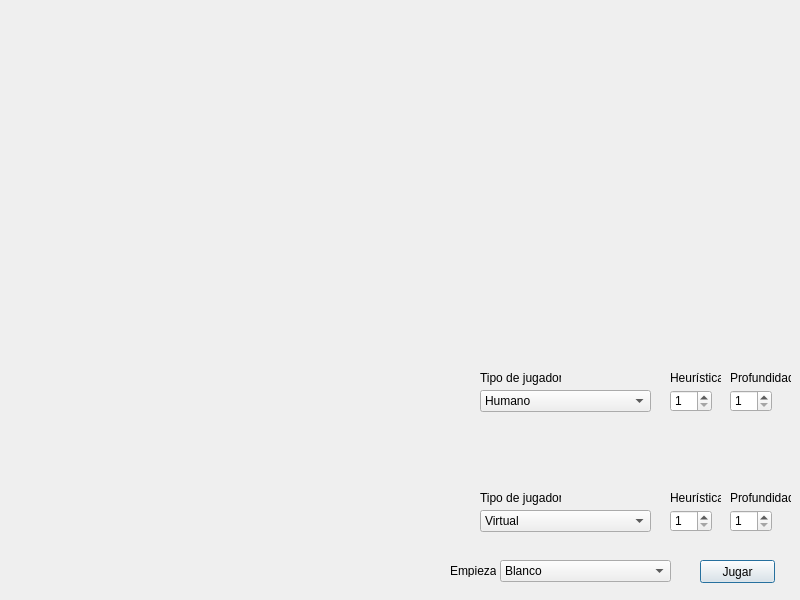
<?xml version="1.0" encoding="UTF-8"?>
<ui version="4.0">
 <class>MainMenu</class>
 <widget class="QMainWindow" name="MainMenu">
  <property name="geometry">
   <rect>
    <x>0</x>
    <y>0</y>
    <width>800</width>
    <height>600</height>
   </rect>
  </property>
  <property name="windowTitle">
   <string>MainMenu</string>
  </property>
  <property name="styleSheet">
   <string notr="true">background-image:url(&quot;:/main_menu_background.png&quot;);</string>
  </property>
  <widget class="QWidget" name="centralWidget">
   <widget class="QPushButton" name="play">
    <property name="geometry">
     <rect>
      <x>700</x>
      <y>560</y>
      <width>75</width>
      <height>23</height>
     </rect>
    </property>
    <property name="styleSheet">
     <string notr="true">background:auto;</string>
    </property>
    <property name="text">
     <string>Jugar</string>
    </property>
    <property name="autoDefault">
     <bool>false</bool>
    </property>
    <property name="default">
     <bool>true</bool>
    </property>
    <property name="flat">
     <bool>false</bool>
    </property>
   </widget>
   <widget class="QComboBox" name="whitePlayerVirtuality">
    <property name="geometry">
     <rect>
      <x>480</x>
      <y>390</y>
      <width>171</width>
      <height>22</height>
     </rect>
    </property>
    <property name="styleSheet">
     <string notr="true">background:auto;</string>
    </property>
    <property name="currentIndex">
     <number>0</number>
    </property>
    <item>
     <property name="text">
      <string>Humano</string>
     </property>
    </item>
    <item>
     <property name="text">
      <string>Virtual</string>
     </property>
    </item>
   </widget>
   <widget class="QComboBox" name="blackPlayerVirtuality">
    <property name="geometry">
     <rect>
      <x>480</x>
      <y>510</y>
      <width>171</width>
      <height>22</height>
     </rect>
    </property>
    <property name="styleSheet">
     <string notr="true">background:auto;</string>
    </property>
    <property name="currentText">
     <string>Virtual</string>
    </property>
    <property name="currentIndex">
     <number>1</number>
    </property>
    <item>
     <property name="text">
      <string>Humano</string>
     </property>
    </item>
    <item>
     <property name="text">
      <string>Virtual</string>
     </property>
    </item>
   </widget>
   <widget class="QSpinBox" name="whitePlayerDeep">
    <property name="geometry">
     <rect>
      <x>730</x>
      <y>390</y>
      <width>42</width>
      <height>22</height>
     </rect>
    </property>
    <property name="styleSheet">
     <string notr="true">background:auto;</string>
    </property>
    <property name="minimum">
     <number>1</number>
    </property>
    <property name="maximum">
     <number>6</number>
    </property>
    <property name="value">
     <number>1</number>
    </property>
   </widget>
   <widget class="QSpinBox" name="blackPlayerDeep">
    <property name="geometry">
     <rect>
      <x>730</x>
      <y>510</y>
      <width>42</width>
      <height>22</height>
     </rect>
    </property>
    <property name="styleSheet">
     <string notr="true">background:auto;</string>
    </property>
    <property name="minimum">
     <number>1</number>
    </property>
    <property name="maximum">
     <number>6</number>
    </property>
    <property name="singleStep">
     <number>1</number>
    </property>
    <property name="value">
     <number>1</number>
    </property>
   </widget>
   <widget class="QSpinBox" name="whitePlayerHeuristic">
    <property name="geometry">
     <rect>
      <x>670</x>
      <y>390</y>
      <width>42</width>
      <height>22</height>
     </rect>
    </property>
    <property name="styleSheet">
     <string notr="true">background:auto;</string>
    </property>
    <property name="minimum">
     <number>1</number>
    </property>
    <property name="maximum">
     <number>3</number>
    </property>
   </widget>
   <widget class="QSpinBox" name="blackPlayerHeuristic">
    <property name="geometry">
     <rect>
      <x>670</x>
      <y>510</y>
      <width>42</width>
      <height>22</height>
     </rect>
    </property>
    <property name="styleSheet">
     <string notr="true">background:auto;</string>
    </property>
    <property name="minimum">
     <number>1</number>
    </property>
    <property name="maximum">
     <number>3</number>
    </property>
    <property name="value">
     <number>1</number>
    </property>
   </widget>
   <widget class="QLabel" name="label">
    <property name="geometry">
     <rect>
      <x>450</x>
      <y>564</y>
      <width>46</width>
      <height>13</height>
     </rect>
    </property>
    <property name="text">
     <string>Empieza:</string>
    </property>
   </widget>
   <widget class="QComboBox" name="starterPlayer">
    <property name="geometry">
     <rect>
      <x>500</x>
      <y>560</y>
      <width>171</width>
      <height>22</height>
     </rect>
    </property>
    <property name="styleSheet">
     <string notr="true">background:auto;</string>
    </property>
    <property name="currentText">
     <string>Blanco</string>
    </property>
    <item>
     <property name="text">
      <string>Blanco</string>
     </property>
    </item>
    <item>
     <property name="text">
      <string>Fucsia</string>
     </property>
    </item>
   </widget>
   <widget class="QLabel" name="label_2">
    <property name="geometry">
     <rect>
      <x>480</x>
      <y>370</y>
      <width>81</width>
      <height>16</height>
     </rect>
    </property>
    <property name="font">
     <font>
      <strikeout>false</strikeout>
      <stylestrategy>PreferDefault</stylestrategy>
      <kerning>true</kerning>
     </font>
    </property>
    <property name="frameShape">
     <enum>QFrame::NoFrame</enum>
    </property>
    <property name="frameShadow">
     <enum>QFrame::Plain</enum>
    </property>
    <property name="text">
     <string>Tipo de jugador</string>
    </property>
   </widget>
   <widget class="QLabel" name="label_3">
    <property name="geometry">
     <rect>
      <x>670</x>
      <y>370</y>
      <width>51</width>
      <height>16</height>
     </rect>
    </property>
    <property name="font">
     <font>
      <strikeout>false</strikeout>
      <stylestrategy>PreferDefault</stylestrategy>
      <kerning>true</kerning>
     </font>
    </property>
    <property name="frameShape">
     <enum>QFrame::NoFrame</enum>
    </property>
    <property name="frameShadow">
     <enum>QFrame::Plain</enum>
    </property>
    <property name="text">
     <string>Heurística</string>
    </property>
   </widget>
   <widget class="QLabel" name="label_4">
    <property name="geometry">
     <rect>
      <x>730</x>
      <y>370</y>
      <width>61</width>
      <height>16</height>
     </rect>
    </property>
    <property name="font">
     <font>
      <strikeout>false</strikeout>
      <stylestrategy>PreferDefault</stylestrategy>
      <kerning>true</kerning>
     </font>
    </property>
    <property name="frameShape">
     <enum>QFrame::NoFrame</enum>
    </property>
    <property name="frameShadow">
     <enum>QFrame::Plain</enum>
    </property>
    <property name="text">
     <string>Profundidad</string>
    </property>
   </widget>
   <widget class="QLabel" name="label_5">
    <property name="geometry">
     <rect>
      <x>480</x>
      <y>490</y>
      <width>81</width>
      <height>16</height>
     </rect>
    </property>
    <property name="font">
     <font>
      <strikeout>false</strikeout>
      <stylestrategy>PreferDefault</stylestrategy>
      <kerning>true</kerning>
     </font>
    </property>
    <property name="frameShape">
     <enum>QFrame::NoFrame</enum>
    </property>
    <property name="frameShadow">
     <enum>QFrame::Plain</enum>
    </property>
    <property name="text">
     <string>Tipo de jugador</string>
    </property>
   </widget>
   <widget class="QLabel" name="label_6">
    <property name="geometry">
     <rect>
      <x>670</x>
      <y>490</y>
      <width>51</width>
      <height>16</height>
     </rect>
    </property>
    <property name="font">
     <font>
      <strikeout>false</strikeout>
      <stylestrategy>PreferDefault</stylestrategy>
      <kerning>true</kerning>
     </font>
    </property>
    <property name="frameShape">
     <enum>QFrame::NoFrame</enum>
    </property>
    <property name="frameShadow">
     <enum>QFrame::Plain</enum>
    </property>
    <property name="text">
     <string>Heurística</string>
    </property>
   </widget>
   <widget class="QLabel" name="label_7">
    <property name="geometry">
     <rect>
      <x>730</x>
      <y>490</y>
      <width>61</width>
      <height>16</height>
     </rect>
    </property>
    <property name="font">
     <font>
      <strikeout>false</strikeout>
      <stylestrategy>PreferDefault</stylestrategy>
      <kerning>true</kerning>
     </font>
    </property>
    <property name="frameShape">
     <enum>QFrame::NoFrame</enum>
    </property>
    <property name="frameShadow">
     <enum>QFrame::Plain</enum>
    </property>
    <property name="text">
     <string>Profundidad</string>
    </property>
   </widget>
  </widget>
 </widget>
 <layoutdefault spacing="6" margin="11"/>
 <resources/>
 <connections/>
</ui>
